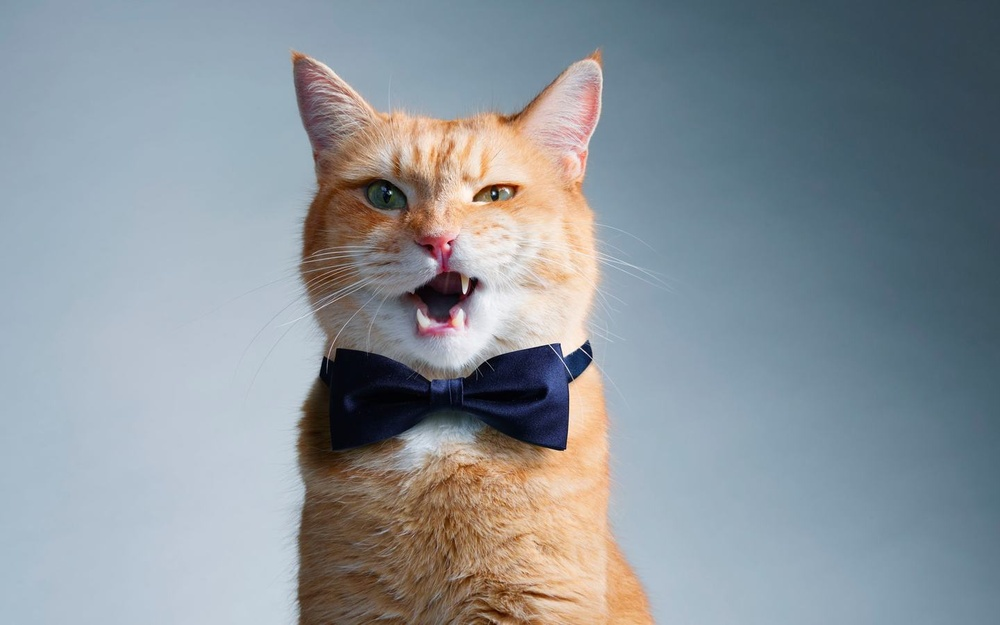
#> input picture image.jpg, 1000 x 625 px, shrunk from 1440 x 900 before the run
$ python video.py
#> lines starting #> are read from the running program, lines starting #| are printed output that depends on the picture; after the words box and inside, x2 and y2 are one past the last pixel; in counts of white or black regions, pixels touching at a corner belong together

# Python program to explain cv2.putText() method

# importing cv2
import cv2

# path
path = r'./image.jpg'

# Reading an image in default mode
image = cv2.imread(path)
#> image is the input picture: shape (625, 1000, 3); mean B, G, R 154, 147.3, 138.9

# Window name in which image is displayed
window_name = 'Image'

# font
font = cv2.FONT_HERSHEY_SIMPLEX

# org
org = (50, 50)

# fontScale
fontScale = 1

# Blue color in BGR
color = (255, 0, 0)

# Line thickness of 2 px
thickness = 2

# Using cv2.putText() method
image = cv2.putText(image, 'OpenCV', org, font,
                   fontScale, color, thickness, cv2.LINE_AA)
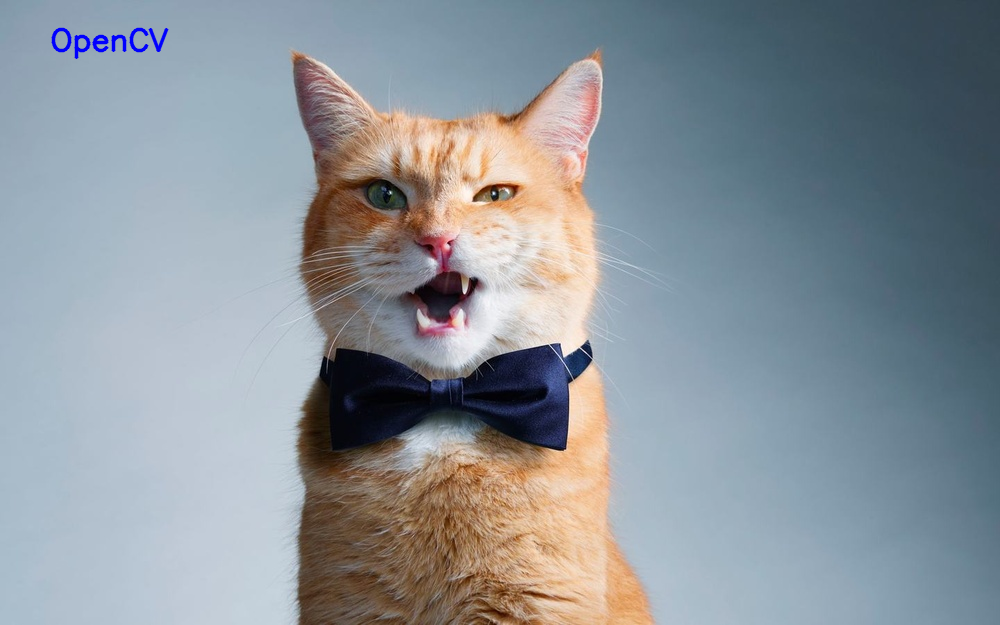
#> image: shape (625, 1000, 3); 0.23% of pixels changed, all inside (x1, y1, x2, y2) = (51, 27, 169, 60)

# Displaying the image
cv2.imshow(window_name, image)
